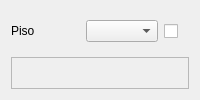
                 <widget class="QFrame" name="frPiso">
                  <property name="frameShape">
                   <enum>QFrame::NoFrame</enum>
                  </property>
                  <layout class="QVBoxLayout" name="verticalLayout_10">
                   <item>
                    <widget class="QFrame" name="piso">
                     <property name="sizePolicy">
                      <sizepolicy hsizetype="Expanding" vsizetype="Fixed">
                       <horstretch>0</horstretch>
                       <verstretch>0</verstretch>
                      </sizepolicy>
                     </property>
                     <property name="frameShape">
                      <enum>QFrame::NoFrame</enum>
                     </property>
                     <layout class="QHBoxLayout" name="horizontalLayout_9">
                      <property name="leftMargin">
                       <number>0</number>
                      </property>
                      <property name="rightMargin">
                       <number>0</number>
                      </property>
                      <item>
                       <widget class="QLabel" name="label_12">
                        <property name="maximumSize">
                         <size>
                          <width>100</width>
                          <height>16777215</height>
                         </size>
                        </property>
                        <property name="text">
                         <string>Piso</string>
                        </property>
                       </widget>
                      </item>
                      <item>
                       <widget class="QComboBox" name="cbPiso">
                        <property name="maximumSize">
                         <size>
                          <width>250</width>
                          <height>16777215</height>
                         </size>
                        </property>
                       </widget>
                      </item>
                      <item>
                       <widget class="QCheckBox" name="checkPiso">
                        <property name="maximumSize">
                         <size>
                          <width>25</width>
                          <height>25</height>
                         </size>
                        </property>
                        <property name="toolTip">
                         <string>Activa si hay objetos en esta superficie</string>
                        </property>
                        <property name="text">
                         <string/>
                        </property>
                        <property name="checkable">
                         <bool>true</bool>
                        </property>
                        <property name="checked">
                         <bool>false</bool>
                        </property>
                        <property name="autoRepeat">
                         <bool>false</bool>
                        </property>
                        <property name="autoExclusive">
                         <bool>false</bool>
                        </property>
                       </widget>
                      </item>
                     </layout>
                    </widget>
                   </item>
                   <item>
                    <widget class="QFrame" name="contObjPiso">
                     <property name="frameShape">
                      <enum>QFrame::StyledPanel</enum>
                     </property>
                     <property name="frameShadow">
                      <enum>QFrame::Raised</enum>
                     </property>
                     <layout class="QVBoxLayout" name="verticalLayout_17">
                      <property name="spacing">
                       <number>0</number>
                      </property>
                      <property name="leftMargin">
                       <number>0</number>
                      </property>
                      <property name="topMargin">
                       <number>0</number>
                      </property>
                      <property name="rightMargin">
                       <number>0</number>
                      </property>
                      <property name="bottomMargin">
                       <number>0</number>
                      </property>
                      <item>
                       <widget class="QFrame" name="objetoPiso">
                        <property name="sizePolicy">
                         <sizepolicy hsizetype="Preferred" vsizetype="MinimumExpanding">
                          <horstretch>0</horstretch>
                          <verstretch>0</verstretch>
                         </sizepolicy>
                        </property>
                        <property name="styleSheet">
                         <string notr="true"/>
                        </property>
                        <property name="frameShape">
                         <enum>QFrame::NoFrame</enum>
                        </property>
                        <layout class="QHBoxLayout" name="horizontalLayout_15">
                         <property name="spacing">
                          <number>6</number>
                         </property>
                         <property name="leftMargin">
                          <number>30</number>
                         </property>
                         <property name="topMargin">
                          <number>0</number>
                         </property>
                         <property name="rightMargin">
                          <number>0</number>
                         </property>
                         <property name="bottomMargin">
                          <number>0</number>
                         </property>
                        </layout>
                       </widget>
                      </item>
                     </layout>
                    </widget>
                   </item>
                  </layout>
                 </widget>
